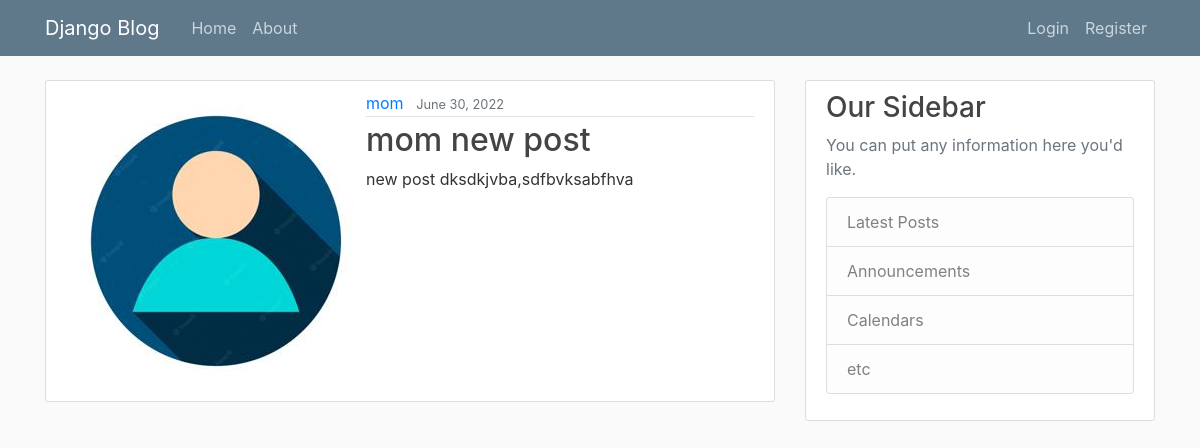
The page /post/12 on the database its author committed.
### blog/models.py (models this page shows, shortened)
class Post(models.Model):
    title = models.CharField(max_length=100)
    content = models.TextField()
    date_posted = models.DateTimeField(default=timezone.now)
    author = models.ForeignKey(User, on_delete=models.CASCADE)

### users/models.py (models this page shows, shortened)
class Profile(models.Model):
    user = models.OneToOneField(User, on_delete=models.CASCADE)
    img = models.ImageField(default='default.jpeg', upload_to='profile_pics')

### blog/views.py (the view)
# urls.py: path('post/<int:pk>', PostDetailView.as_view(), name='post-detail'),
class PostDetailView(DetailView):
    model = Post

### blog/templates/blog/post_detail.html (shortened to what this page needs)
{% extends "blog/base.html" %}
{% block content %}
    <article class="media content-section">
        <img src="{{object.author.profile.img.url}}" class="rounded-circle article-image" />
        <div class="media-body">
            <div class="article-metadata">
                <a class="mr-2" href="{% url 'user-posts' object.author.username %}">{{ object.author }}</a>
                <small class="text-muted">{{ object.date_posted|date:"F d, Y" }}</small>
            </div>
            <h2 class="article-title">{{ object.title }}</h2>
            <p class="article-content">{{ object.content }}</p>
            </div>
    </article>
{% endblock content %}

### blog/static/blog/main.css (style rules this page uses)
body { background: #fafafa; color: #333333; margin-top: 5rem; }
h1, h2, h3, h4, h5, h6 { color: #444444; }
.content-section { background: #ffffff; padding: 10px 20px; border: 1px solid #dddddd; border-radius: 3px; margin-bottom: 20px; }
.article-title { color: #444444; }
.article-content { white-space: pre-line; }
.article-metadata { padding-bottom: 1px; margin-bottom: 4px; border-bottom: 1px solid #e3e3e3 }

### rows shown on the page
Post: author.profile.img (placeholder picture), author "mom", date_posted "June 30, 2022", title "mom new post", content "new post dksdkjvba,sdfbvksabfhva"
